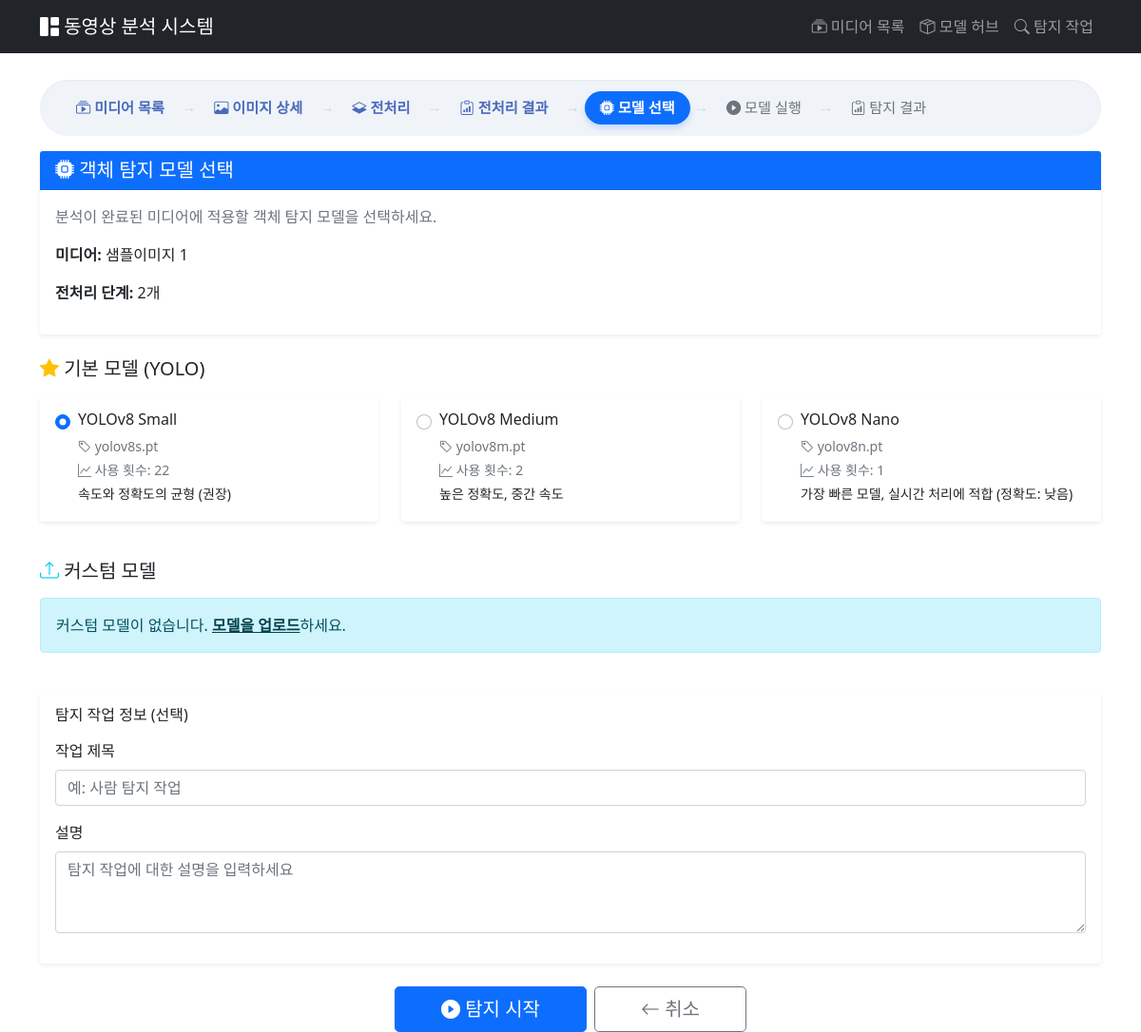
/vision/select/89/, run on the app's committed database.
### analysis/models.py (models this page shows, shortened)
class Analysis(models.Model):
    STATUS_CHOICES = [
        ('ready', '준비'),
        ('processing', '처리 중'),
        ('completed', '완료'),
        ('failed', '실패'),
    ]
    video = models.ForeignKey(
        Video,
        on_delete=models.CASCADE,
        related_name='analyses',
        null=True,
        blank=True,
        verbose_name='동영상'
    )
    image = models.ForeignKey(
        'videos.Image',
        on_delete=models.CASCADE,
        related_name='analyses',
        null=True,
        blank=True,
        verbose_name='이미지'
    )
    preprocessing_pipeline = models.JSONField(
        default=list,
        blank=True,
        verbose_name='전처리 파이프라인'
    )
    status = models.CharField(
        max_length=20,
        choices=STATUS_CHOICES,
        default='ready',
        verbose_name='상태'
    )
    progress = models.IntegerField(default=0, verbose_name='진행률 (%)')
    current_step = models.CharField(
        max_length=200,
        blank=True,
        default='',
        verbose_name='현재 단계'
    )
    started_at = models.DateTimeField(null=True, blank=True, verbose_name='시작 시간')
    completed_at = models.DateTimeField(null=True, blank=True, verbose_name='완료 시간')
    processed_frames = models.IntegerField(default=0, verbose_name='처리된 프레임')
    total_frames = models.IntegerField(default=0, verbose_name='총 프레임')
    output_video_path = models.CharField(
        max_length=500,
        blank=True,
        verbose_name='출력 파일 경로'
    )
    error_message = models.TextField(blank=True, verbose_name='에러 메시지')
    created_at = models.DateTimeField(auto_now_add=True, verbose_name='생성일')
    updated_at = models.DateTimeField(auto_now=True, verbose_name='수정일')
    class Meta:
        verbose_name = '분석'
        verbose_name_plural = '분석들'
        ordering = ['-created_at']

### videos/models.py (models this page shows, shortened)
class Image(models.Model):
    title = models.CharField(max_length=200, verbose_name='제목')
    description = models.TextField(blank=True, verbose_name='설명')
    file = models.ImageField(
        upload_to=image_upload_path,
        verbose_name='이미지 파일'
    )
    file_size = models.BigIntegerField(default=0, verbose_name='파일 크기')
    width = models.IntegerField(default=0, verbose_name='너비')
    height = models.IntegerField(default=0, verbose_name='높이')
    uploaded_at = models.DateTimeField(auto_now_add=True, verbose_name='업로드 시간')
    class Meta:
        verbose_name = '이미지'
        verbose_name_plural = '이미지들'
        ordering = ['-uploaded_at']

### modelhub/models.py (models this page shows, shortened)
class BaseModel(models.Model):
    name = models.CharField(max_length=200, verbose_name='모델 이름')
    display_name = models.CharField(max_length=200, verbose_name='표시 이름')
    description = models.TextField(blank=True, verbose_name='설명')
    model_type = models.CharField(
        max_length=50,
        default='yolo',
        verbose_name='모델 타입'
    )
    version = models.CharField(max_length=50, blank=True, verbose_name='버전')
    model_file = models.FileField(
        upload_to=default_model_upload_path,
        blank=True,
        null=True,
        verbose_name='모델 파일'
    )
    file_size = models.BigIntegerField(default=0, verbose_name='파일 크기 (bytes)')
    yolo_version = models.CharField(
        max_length=50,
        blank=True,
        verbose_name='YOLO 버전',
        help_text='예: yolov8n.pt, yolov8s.pt'
    )
    classes = models.JSONField(default=list, blank=True, verbose_name='탐지 클래스')
    input_size = models.CharField(max_length=50, blank=True, verbose_name='입력 크기')
    config = models.JSONField(default=dict, blank=True, verbose_name='설정')
    is_active = models.BooleanField(default=True, verbose_name='활성화')
    is_default = models.BooleanField(default=False, verbose_name='기본 모델')
    usage_count = models.IntegerField(default=0, verbose_name='사용 횟수')
    created_at = models.DateTimeField(auto_now_add=True, verbose_name='생성일')
    updated_at = models.DateTimeField(auto_now=True, verbose_name='수정일')
    class Meta:
        verbose_name = '기본 모델'
        verbose_name_plural = '기본 모델들'
        ordering = ['-is_default', '-created_at']

### vision_engine/views.py (the view, shortened to what this page needs)
# urls.py: path('select/<int:analysis_id>/', views.select_model, name='select_model'),
def select_model(request, analysis_id):
    analysis = get_object_or_404(Analysis, id=analysis_id)
    if analysis.status != 'completed':
        messages.error(request, '분석이 완료되지 않았습니다.')
        return redirect('analysis_result', analysis_id=analysis_id)
    base_models = BaseModel.objects.filter(is_active=True)
    custom_models = CustomModel.objects.filter(is_active=True)
    context = {
        'analysis': analysis,
        'base_models': base_models,
        'custom_models': custom_models,
    }
    return render(request, 'vision_engine/select_model.html', context)

### vision_engine/templates/vision_engine/select_model.html (shortened to what this page needs)
{% extends 'videos/base.html' %}
{% block breadcrumb_items %}
    <li class="custom-breadcrumb-item">
        {% if analysis.video %}
        <a href="{% url 'video_detail' analysis.video.id %}">
            <i class="bi bi-camera-video"></i> 동영상 상세
        </a>
        {% elif analysis.image %}
        <a href="{% url 'image_detail' analysis.image.id %}">
            <i class="bi bi-image"></i> 이미지 상세
        </a>
        {% endif %}
    </li>
    <li class="custom-breadcrumb-item">
        {% if analysis.video %}
        <a href="{% url 'start_analysis' analysis.video.id %}">
            <i class="bi bi-layers-half"></i> 전처리
        </a>
        {% elif analysis.image %}
        <a href="{% url 'start_analysis' analysis.image.id %}">
            <i class="bi bi-layers-half"></i> 전처리
        </a>
        {% endif %}
    </li>
    <li class="custom-breadcrumb-item">
        <a href="{% url 'analysis_result' analysis.id %}">
            <i class="bi bi-clipboard-data"></i> 전처리 결과
        </a>
    </li>
    <li class="custom-breadcrumb-item active">
        <a href="{% url 'vision_engine:select_model' analysis.id %}">
            <i class="bi bi-cpu-fill"></i> 모델 선택
        </a>
    </li>
    <li class="custom-breadcrumb-item disabled">
        <span class="text-muted">
            <i class="bi bi-play-circle-fill"></i> 모델 실행
        </span>
    </li>
    <li class="custom-breadcrumb-item disabled">
        <span class="text-muted">
            <i class="bi bi-clipboard-data"></i> 탐지 결과
        </span>
    </li>
{% endblock %}
{% block content %}
<div class="row mb-4">
    <div class="col-md-12">
        <div class="card border-0 shadow-sm">
            <div class="card-header bg-primary text-white">
                <h5 class="mb-0"><i class="bi bi-cpu-fill"></i> 객체 탐지 모델 선택</h5>
            </div>
            <div class="card-body">
                <p class="text-muted">분석이 완료된 미디어에 적용할 객체 탐지 모델을 선택하세요.</p>
                <p><strong>미디어:</strong>
                {% if analysis.video %}
                    {{ analysis.video.title }}
                {% elif analysis.image %}
                    {{ analysis.image.title }}
                {% else %}
                    알 수 없음
                {% endif %}
                </p>
                <p><strong>전처리 단계:</strong> {{ analysis.preprocessing_pipeline|length }}개</p>
            </div>
        </div>
    </div>
</div>
<form method="post">
    <div class="row mb-4">
        <div class="col-md-12">
            <h5 class="mb-3"><i class="bi bi-star-fill text-warning"></i> 기본 모델 (YOLO)</h5>
            {% if base_models %}
            <div class="row">
                {% for model in base_models %}
                <div class="col-md-6 col-lg-4 mb-3">
                    <div class="card h-100 border-0 shadow-sm hover-shadow">
                        <div class="card-body">
                            <div class="form-check">
                                <input class="form-check-input" type="radio"
                                       name="model_type" value="base"
                                       id="base_{{ model.id }}"
                                       data-model-id="{{ model.id }}"
                                       {% if forloop.first %}checked{% endif %}>
                                <label class="form-check-label w-100" for="base_{{ model.id }}">
                                    <h6 class="mb-2">{{ model.display_name }}</h6>
                                    <p class="text-muted small mb-1">
                                        <i class="bi bi-tag"></i> {{ model.yolo_version }}
                                    </p>
                                    <p class="text-muted small mb-1">
                                        <i class="bi bi-graph-up"></i> 사용 횟수: {{ model.usage_count }}
                                    </p>
                                    {% if model.description %}
                                    <p class="small mb-0">{{ model.description|truncatewords:15 }}</p>
                                    {% endif %}
                                </label>
                            </div>
                        </div>
                    </div>
                </div>
                {% endfor %}
            </div>
            {% else %}
            <div class="alert alert-warning">
                사용 가능한 기본 모델이 없습니다.
                <a href="{% url 'modelhub:model_add' %}" class="alert-link">모델을 추가</a>하세요.
            </div>
            {% endif %}
        </div>
    </div>
    <div class="row mb-4">
        <div class="col-md-12">
            <h5 class="mb-3"><i class="bi bi-upload text-info"></i> 커스텀 모델</h5>
            {% if custom_models %}
            <div class="row">
                {% for model in custom_models %}
                <div class="col-md-6 col-lg-4 mb-3">
                    <div class="card h-100 border-0 shadow-sm hover-shadow">
                        <div class="card-body">
                            <div class="form-check">
                                <input class="form-check-input" type="radio"
                                       name="model_type" value="custom"
                                       id="custom_{{ model.id }}"
                                       data-model-id="{{ model.id }}">
                                <label class="form-check-label w-100" for="custom_{{ model.id }}">
                                    <h6 class="mb-2">{{ model.name }}</h6>
                                    <p class="text-muted small mb-1">
                                        <i class="bi bi-cpu"></i> {{ model.framework }}
                                    </p>
                                    {% if model.accuracy %}
                                    <p class="text-muted small mb-1">
                                        <i class="bi bi-check-circle"></i> 정확도: {{ model.accuracy }}%
                                    </p>
                                    {% endif %}
                                    <p class="text-muted small mb-1">
                                        <i class="bi bi-graph-up"></i> 사용 횟수: {{ model.usage_count }}
                                    </p>
                                </label>
                            </div>
                        </div>
                    </div>
                </div>
                {% endfor %}
            </div>
            {% else %}
            <div class="alert alert-info">
                커스텀 모델이 없습니다.
                <a href="{% url 'modelhub:model_add' %}" class="alert-link">모델을 업로드</a>하세요.
            </div>
            {% endif %}
        </div>
    </div>
    <div class="row mb-4">
        <div class="col-md-12">
            <div class="card border-0 shadow-sm">
                <div class="card-body">
                    <h6 class="mb-3">탐지 작업 정보 (선택)</h6>
                    <div class="mb-3">
                        <label for="title" class="form-label">작업 제목</label>
                        <input type="text" class="form-control" id="title" name="title"
                               placeholder="예: 사람 탐지 작업">
                    </div>
                    <div class="mb-3">
                        <label for="description" class="form-label">설명</label>
                        <textarea class="form-control" id="description" name="description"
                                  rows="3" placeholder="탐지 작업에 대한 설명을 입력하세요"></textarea>
                    </div>
                </div>
            </div>
        </div>
    </div>
    <div class="row">
        <div class="col-md-12">
            <div class="d-grid gap-2 d-md-flex justify-content-md-center">
                <button type="submit" class="btn btn-primary btn-lg px-5" id="submitBtn">
                    <i class="bi bi-play-circle-fill"></i> 탐지 시작
                </button>
                <a href="{% url 'analysis_result' analysis.id %}" class="btn btn-outline-secondary btn-lg px-5">
                    <i class="bi bi-arrow-left"></i> 취소
                </a>
            </div>
        </div>
    </div>
</form>
{% endblock %}

### videos/templates/videos/base.html (style rules this page uses)
body { padding-top: 60px; }
.custom-breadcrumb-item { display: inline-flex; align-items: center; font-size: 0.95rem; }
.custom-breadcrumb-item:not(.active):not(.disabled) a { color: #4a69bd; font-weight: 600; text-decoration: none; padding: 6px 14px; border-radius: 20px; transition: all 0.3s ease; }
.custom-breadcrumb-item.active a { color: #ffffff !important; background-color: #0d6efd; font-weight: 700; padding: 6px 16px; border-radius: 20px; box-shadow: 0 4px 6px rgba(13, 110, 253, 0.2); text-decoration: none; }
.custom-breadcrumb-item.disabled span { color: #a0aec0; padding: 6px 14px; }
.custom-breadcrumb-item:not(:last-child)::after { content: '→'; font-family: serif; margin-left: 4px; color: #cbd5e0; font-weight: normal; }

### vision_engine/templates/vision_engine/select_model.html (style rules this page uses)
.hover-shadow { transition: box-shadow 0.3s ease; }

### data on the page
Analysis: image "샘플이미지 1", preprocessing_pipeline|length "2"
BaseModel: display_name "YOLOv8 Small", yolo_version "yolov8s.pt", usage_count "22", description "속도와 정확도의 균형 (권장)"
BaseModel: display_name "YOLOv8 Medium", yolo_version "yolov8m.pt", usage_count "2", description "높은 정확도, 중간 속도"
BaseModel: display_name "YOLOv8 Nano", yolo_version "yolov8n.pt", usage_count "1", description "가장 빠른 모델, 실시간 처리에 적합 (정확도: 낮음)"
